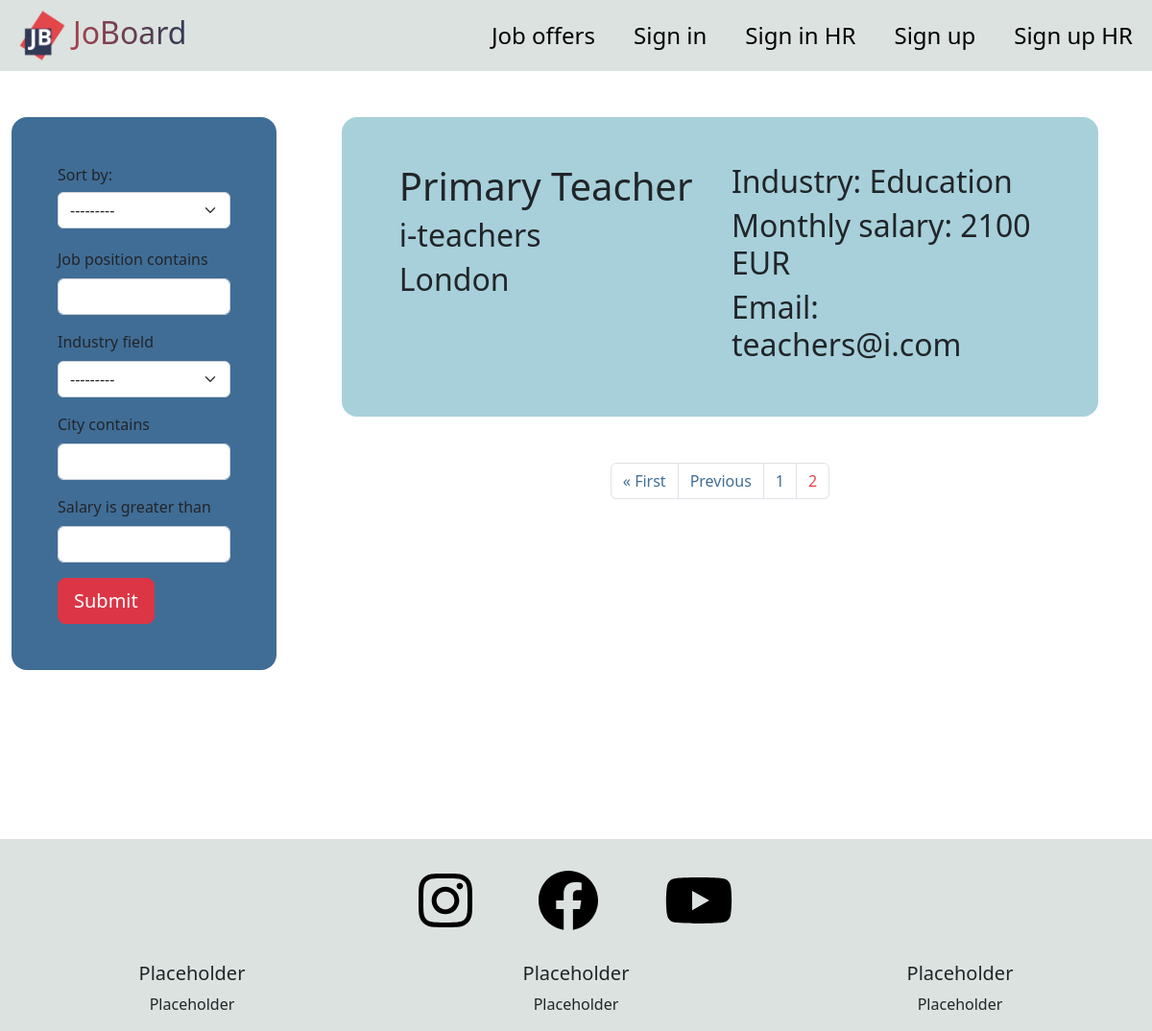
The page /offers/?page=2 on the database as committed earlier.
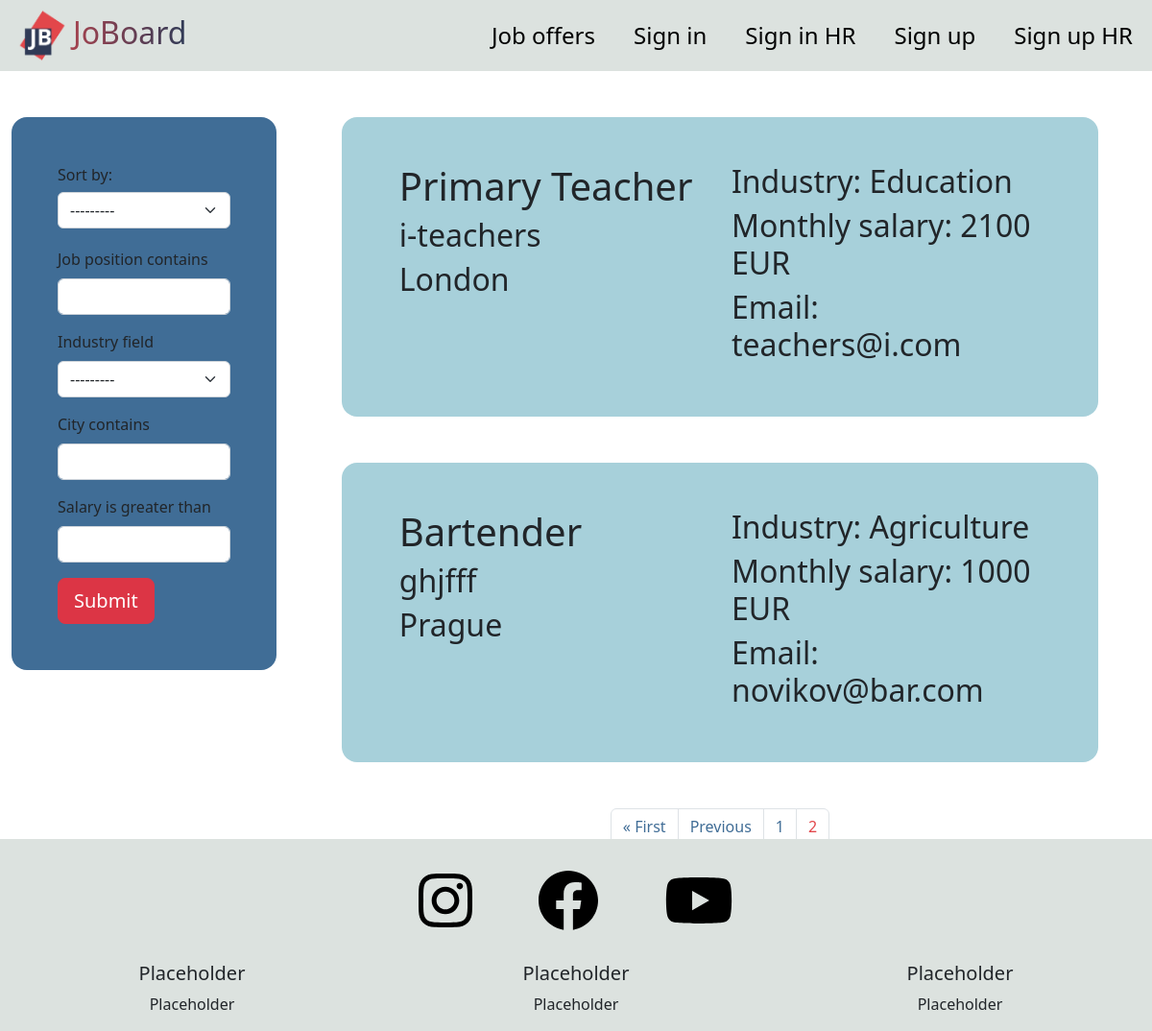
The same page on the database as committed later.
### base/models.py (models this page shows, shortened)
class Offer(models.Model):
    INDUSTRY_CHOICES = (('Other', 'Other'),
                        ('Agriculture', 'Agriculture'),
                        ('Construction','Construction'),
                        ('Education','Education'),
                        ('Energy', 'Energy'),
                        ('Engineering','Engineering'),
                        ('Entertainment', 'Entertainment'),
                        ('Fashion', 'Fashion'),
                        ('Finance', 'Finance'),
                        ('Food', 'Food'),
                        ('Health care', 'Health care'),
                        ('IT','IT'),
                        ('Manufacturing', 'Manufacturing'),
                        ('Marketing', 'Marketing'),
                        ('Media', 'Media'))
    position = models.CharField('Job position', max_length=70)
    industry = models.CharField('Industry field', max_length=13, choices=INDUSTRY_CHOICES, default='Other')
    salary = models.IntegerField('Salary', blank=True, null=True)
    city = models.CharField('City', max_length=30, blank=True, null=True)
    company = models.CharField('Company name', max_length=50)
    description = models.CharField('Description', max_length=5000)
    email = models.EmailField('Email address',  max_length=30)
    author = models.ForeignKey(HR, on_delete=models.CASCADE)

### base/views.py (the view, shortened to what this page needs)
# urls.py: path('offers/', views.offers, name='offers'),
def offers(request):
    global is_logged
    global user
    sort = request.POST.get('sort')
    if sort:
        offer_filter = OfferFilter(request.GET, queryset=Offer.objects.all().order_by(sort).values())
    else:
        offer_filter = OfferFilter(request.GET, queryset=Offer.objects.all())
    paginator = Paginator(offer_filter.qs, 5)
    page = request.GET.get('page')
    offers = paginator.get_page(page)
    if offers.paginator.num_pages < 5:
        page_numbers = range(1, offers.paginator.num_pages + 1)
    context = {'is_logged': is_logged,
               'user': user,
               'offers': offers,
               'offer_filter': offer_filter,
               'page_numbers': page_numbers,
               'sort': sort}
    return render(request, 'offers.html', context)

### templates/offers.html (shortened to what this page needs)
{% extends 'main.html' %}
{% load crispy_forms_tags %}
{% load crispy_forms_filters %}
{% block content %}
<section id="offers">
  <div class="row" style="margin: auto">
    <div class="col-lg-3 col-md-4 col-sm-12">
      <div class="container my-5 p-5 m-auto filters">
        <form action="{% url 'offers' %}" method="POST">
          <label for="sort" style="margin-bottom: 6px;">Sort by:</label>
          <select class="form-select" id="sort" name="sort"  onchange="this.form.submit()" style="margin-bottom: 20px;">
            {% if sort == "salary" %}
            <option value="id">---------</option>
            <option selected="selected" value="salary">Salary</option>
            <option value="position">Alphabetically</option>
            {% elif sort == "position" %}
            <option value="id">---------</option>
            <option value="salary">Salary</option>
            <option selected="selected" value="position">Alphabetically</option>
            {% else %}
            <option selected="selected" value="id">---------</option>
            {% endif %}
          </select>
        </form>
        <form method="GET">
            {{ offer_filter.form|crispy }}
          <input class="btn btn-danger btn-lg" type="submit" value="Submit">
        </form>
      </div>
    </div>
    <div class="col-lg-9 col-md-8 col-sm-12">
      <div class="offer-col">
        {% for offer in offers %}
        <div class="container my-5 p-5 m-auto offer" onclick="location.href='/offer/{{ offer.id }}';">
          <div class="row" style="margin: auto">
            <div class="col-lg-6 col-md-12 col-sm-12">
              <h1>{{ offer.position }}</h1>
              <h2>{{ offer.company }}</h2>
              <h2>{{ offer.city }}</h2>
            </div>
            <div class="col-lg-6 col-md-12 col-sm-12">
              <h2>Industry: {{ offer.industry }}</h2>
              <h2>Monthly salary: {{ offer.salary }} EUR</h2>
              <h2>Email: {{ offer.email }}</h2>
            </div>
          </div>
        </div>
        {% endfor %}
        <nav aria-label="Page navigation example">
          <ul class="pagination justify-content-center">
            {% if offers.has_previous %}
            <li class="page-item"><a class="page-link" href="?page=1" style="color: #406d96;">&laquo First</a></li>
            <li class="page-item"><a class="page-link" href="?page={{ offers.previous_page_number }}" style="color: #406d96;">Previous</a></li>
            {% endif %}
            {% for i in page_numbers %}
            {% if offers.number == i %}
            <li class="page-item"><a class="page-link" href="?page={{ i }}" style="color: #e2474b;">{{ i }}</a></li>
            {% elif i == '...' %}
            <li class="page-item"><a class="page-link" style="color: #406d96;">{{ i }}</a></li>
            {% else %}
            <li class="page-item"><a class="page-link" href="?page={{ i }}" style="color: #406d96;">{{ i }}</a></li>
            {% endif %}
            {% endfor %}
          </ul>
        </nav>
      </div>
    </div>
  </div>
</section>
{% endblock %}

### templates/main.html (shortened to what this page needs)
<!doctype html>
{% load static %}
<html lang="en">
<head>
  <link rel="stylesheet" href="{% static 'styles/style.css' %}">
  <link href="https://cdn.jsdelivr.net/npm/bootstrap@5.2.2/dist/css/bootstrap.min.css" rel="stylesheet"
>
</head>
<body>
  <nav class="navbar navbar-expand-lg bg-light">
    <div class="container-fluid">
      <a class="navbar-brand" href="{% url 'home' %}"><img src="{% static 'images/joboard-logo.png' %}">JoBoard</a>
      <div class="navbar-collapse collapse w-100 order-3 dual-collapse2" id="navbarNav">
        <ul class="navbar-nav ms-auto">
          <li class="nav-item">
            <a class="nav-link" href="{% url 'offers' %}">Job offers</a>
          </li>
          {% if not is_logged %}
            <li class="nav-item">
              <a class="nav-link" href="{% url 'signIn' %}">Sign in</a>
            </li>
            <li class="nav-item">
              <a class="nav-link" href="{% url 'signInHR' %}">Sign in HR</a>
            </li>
            <li class="nav-item">
              <a class="nav-link" href="{% url 'signUp' %}">Sign up</a>
            </li>
            <li class="nav-item">
              <a class="nav-link" href="{% url 'signUpHR' %}">Sign up HR</a>
            </li>
          {% endif %}
        </ul>
      </div>
    </div>
  </nav>
  {% block content %}
  {% endblock %}
  <div class="footer">
    <div class="container-fluid">
      <p>
        <a href="https://github.com/KlaudiuszSoltysik" target="_blank">
          </a>
        <a href="https://www.linkedin.com/in/klaudiusz-so%C5%82tysik-949b73247/?locale=en_US" target="_blank">
          </a>
        <a href="https://www.youtube.com/channel/UCGwhYHBWgjPOk6g3fv59jdg/videos" target="_blank">
          </a>
      </p>
    </div>
    <div class="row">
      <div class="col-lg-4 col-md-6 col-sm-12">
        <h5>Placeholder</h5>
        <p>Placeholder</p>
      </div>
      <div class="col-lg-4 col-md-6 col-sm-12">
        <h5>Placeholder</h5>
        <p>Placeholder</p>
      </div>
      <div class="col-lg-4 col-md-6 col-sm-12">
        <h5>Placeholder</h5>
        <p>Placeholder</p>
      </div>
    </div>
  </div>
</body>
</html>

### static/styles/style.css (style rules this page uses)
.navbar { --bs-navbar-padding-x: 0; --bs-navbar-padding-y: 0 !important; }
.navbar .container-fluid { background-color: #dce2df; }
.navbar .nav-item { font-size: 1.5em !important; padding-left: 1em; }
.navbar .nav-link { color: black !important; }
.navbar .navbar-brand { font-size: 2em !important; background: linear-gradient(to right, #e2474b, #2f3a56); -webkit-background-clip: text; -webkit-text-fill-color: transparent; }
.navbar .navbar-brand img { height: 2em; }
.footer { background-color: #dce2df; padding-bottom: 1em !important; }
.footer .row { margin: 0; }
.footer p { margin: 0; text-align: center; }
.footer h5 { text-align: center; }
.footer a { text-decoration: none !important; }
.footer svg { height: 8em; padding: 2em; }
#offers .offer { border-radius: 1em; background-color: #a7d0da; width: 90%; cursor: pointer; }
#offers .filters { border-radius: 1em; background-color: #406d96; }
@media all and (min-width: 769px) { #offers .offer-col { overflow-y: scroll !important; height: 100vh !important; } }

Rows that differ between the two databases and show on the page:
added Offer: position "Bartender", company "ghjfff", city "Prague", industry "Agriculture", salary "1000", email "novikov@bar.com"
